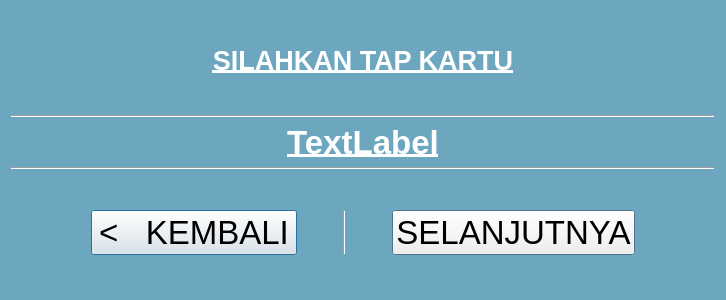
<?xml version="1.0" encoding="UTF-8"?>
<ui version="4.0">
 <class>DialogCardReader</class>
 <widget class="QDialog" name="DialogCardReader">
  <property name="geometry">
   <rect>
    <x>0</x>
    <y>0</y>
    <width>726</width>
    <height>300</height>
   </rect>
  </property>
  <property name="palette">
   <palette>
    <active>
     <colorrole role="WindowText">
      <brush brushstyle="SolidPattern">
       <color alpha="255">
        <red>255</red>
        <green>255</green>
        <blue>255</blue>
       </color>
      </brush>
     </colorrole>
     <colorrole role="Text">
      <brush brushstyle="SolidPattern">
       <color alpha="255">
        <red>255</red>
        <green>255</green>
        <blue>255</blue>
       </color>
      </brush>
     </colorrole>
     <colorrole role="Base">
      <brush brushstyle="SolidPattern">
       <color alpha="255">
        <red>255</red>
        <green>255</green>
        <blue>255</blue>
       </color>
      </brush>
     </colorrole>
     <colorrole role="Window">
      <brush brushstyle="SolidPattern">
       <color alpha="255">
        <red>108</red>
        <green>167</green>
        <blue>191</blue>
       </color>
      </brush>
     </colorrole>
    </active>
    <inactive>
     <colorrole role="WindowText">
      <brush brushstyle="SolidPattern">
       <color alpha="255">
        <red>255</red>
        <green>255</green>
        <blue>255</blue>
       </color>
      </brush>
     </colorrole>
     <colorrole role="Text">
      <brush brushstyle="SolidPattern">
       <color alpha="255">
        <red>255</red>
        <green>255</green>
        <blue>255</blue>
       </color>
      </brush>
     </colorrole>
     <colorrole role="Base">
      <brush brushstyle="SolidPattern">
       <color alpha="255">
        <red>255</red>
        <green>255</green>
        <blue>255</blue>
       </color>
      </brush>
     </colorrole>
     <colorrole role="Window">
      <brush brushstyle="SolidPattern">
       <color alpha="255">
        <red>108</red>
        <green>167</green>
        <blue>191</blue>
       </color>
      </brush>
     </colorrole>
    </inactive>
    <disabled>
     <colorrole role="WindowText">
      <brush brushstyle="SolidPattern">
       <color alpha="255">
        <red>120</red>
        <green>120</green>
        <blue>120</blue>
       </color>
      </brush>
     </colorrole>
     <colorrole role="Text">
      <brush brushstyle="SolidPattern">
       <color alpha="255">
        <red>120</red>
        <green>120</green>
        <blue>120</blue>
       </color>
      </brush>
     </colorrole>
     <colorrole role="Base">
      <brush brushstyle="SolidPattern">
       <color alpha="255">
        <red>108</red>
        <green>167</green>
        <blue>191</blue>
       </color>
      </brush>
     </colorrole>
     <colorrole role="Window">
      <brush brushstyle="SolidPattern">
       <color alpha="255">
        <red>108</red>
        <green>167</green>
        <blue>191</blue>
       </color>
      </brush>
     </colorrole>
    </disabled>
   </palette>
  </property>
  <property name="windowTitle">
   <string>Dialog</string>
  </property>
  <layout class="QVBoxLayout" name="verticalLayout">
   <item>
    <spacer name="verticalSpacer">
     <property name="orientation">
      <enum>Qt::Vertical</enum>
     </property>
     <property name="sizeType">
      <enum>QSizePolicy::Maximum</enum>
     </property>
     <property name="sizeHint" stdset="0">
      <size>
       <width>20</width>
       <height>40</height>
      </size>
     </property>
    </spacer>
   </item>
   <item>
    <widget class="QLabel" name="image_label">
     <property name="sizePolicy">
      <sizepolicy hsizetype="Preferred" vsizetype="Fixed">
       <horstretch>0</horstretch>
       <verstretch>0</verstretch>
      </sizepolicy>
     </property>
     <property name="font">
      <font>
       <pointsize>20</pointsize>
       <weight>75</weight>
       <bold>true</bold>
       <underline>true</underline>
      </font>
     </property>
     <property name="text">
      <string>SILAHKAN TAP KARTU</string>
     </property>
     <property name="alignment">
      <set>Qt::AlignCenter</set>
     </property>
    </widget>
   </item>
   <item>
    <spacer name="verticalSpacer_2">
     <property name="orientation">
      <enum>Qt::Vertical</enum>
     </property>
     <property name="sizeType">
      <enum>QSizePolicy::Maximum</enum>
     </property>
     <property name="sizeHint" stdset="0">
      <size>
       <width>20</width>
       <height>40</height>
      </size>
     </property>
    </spacer>
   </item>
   <item>
    <widget class="Line" name="line">
     <property name="orientation">
      <enum>Qt::Horizontal</enum>
     </property>
    </widget>
   </item>
   <item>
    <widget class="QLabel" name="labelPicture">
     <property name="font">
      <font>
       <pointsize>25</pointsize>
       <weight>75</weight>
       <bold>true</bold>
       <underline>true</underline>
      </font>
     </property>
     <property name="text">
      <string>TextLabel</string>
     </property>
     <property name="alignment">
      <set>Qt::AlignCenter</set>
     </property>
    </widget>
   </item>
   <item>
    <widget class="Line" name="line_2">
     <property name="orientation">
      <enum>Qt::Horizontal</enum>
     </property>
    </widget>
   </item>
   <item>
    <spacer name="verticalSpacer_4">
     <property name="orientation">
      <enum>Qt::Vertical</enum>
     </property>
     <property name="sizeType">
      <enum>QSizePolicy::Maximum</enum>
     </property>
     <property name="sizeHint" stdset="0">
      <size>
       <width>20</width>
       <height>40</height>
      </size>
     </property>
    </spacer>
   </item>
   <item>
    <layout class="QHBoxLayout" name="horizontalLayout">
     <property name="sizeConstraint">
      <enum>QLayout::SetDefaultConstraint</enum>
     </property>
     <item>
      <spacer name="horizontalSpacer_4">
       <property name="orientation">
        <enum>Qt::Horizontal</enum>
       </property>
       <property name="sizeType">
        <enum>QSizePolicy::Minimum</enum>
       </property>
       <property name="sizeHint" stdset="0">
        <size>
         <width>40</width>
         <height>20</height>
        </size>
       </property>
      </spacer>
     </item>
     <item>
      <spacer name="horizontalSpacer_5">
       <property name="orientation">
        <enum>Qt::Horizontal</enum>
       </property>
       <property name="sizeType">
        <enum>QSizePolicy::Minimum</enum>
       </property>
       <property name="sizeHint" stdset="0">
        <size>
         <width>40</width>
         <height>20</height>
        </size>
       </property>
      </spacer>
     </item>
     <item>
      <widget class="QPushButton" name="backButton">
       <property name="sizePolicy">
        <sizepolicy hsizetype="Preferred" vsizetype="Fixed">
         <horstretch>0</horstretch>
         <verstretch>0</verstretch>
        </sizepolicy>
       </property>
       <property name="font">
        <font>
         <pointsize>25</pointsize>
        </font>
       </property>
       <property name="layoutDirection">
        <enum>Qt::LeftToRight</enum>
       </property>
       <property name="text">
        <string>&lt;   KEMBALI</string>
       </property>
       <property name="autoRepeatInterval">
        <number>100</number>
       </property>
       <property name="autoDefault">
        <bool>true</bool>
       </property>
      </widget>
     </item>
     <item>
      <spacer name="horizontalSpacer">
       <property name="orientation">
        <enum>Qt::Horizontal</enum>
       </property>
       <property name="sizeType">
        <enum>QSizePolicy::Minimum</enum>
       </property>
       <property name="sizeHint" stdset="0">
        <size>
         <width>40</width>
         <height>20</height>
        </size>
       </property>
      </spacer>
     </item>
     <item>
      <widget class="Line" name="line_3">
       <property name="orientation">
        <enum>Qt::Vertical</enum>
       </property>
      </widget>
     </item>
     <item>
      <spacer name="horizontalSpacer_2">
       <property name="orientation">
        <enum>Qt::Horizontal</enum>
       </property>
       <property name="sizeType">
        <enum>QSizePolicy::Minimum</enum>
       </property>
       <property name="sizeHint" stdset="0">
        <size>
         <width>40</width>
         <height>20</height>
        </size>
       </property>
      </spacer>
     </item>
     <item>
      <widget class="QPushButton" name="nextButton">
       <property name="sizePolicy">
        <sizepolicy hsizetype="Preferred" vsizetype="Fixed">
         <horstretch>0</horstretch>
         <verstretch>0</verstretch>
        </sizepolicy>
       </property>
       <property name="font">
        <font>
         <pointsize>25</pointsize>
        </font>
       </property>
       <property name="text">
        <string>SELANJUTNYA</string>
       </property>
      </widget>
     </item>
     <item>
      <spacer name="horizontalSpacer_6">
       <property name="orientation">
        <enum>Qt::Horizontal</enum>
       </property>
       <property name="sizeType">
        <enum>QSizePolicy::Minimum</enum>
       </property>
       <property name="sizeHint" stdset="0">
        <size>
         <width>40</width>
         <height>20</height>
        </size>
       </property>
      </spacer>
     </item>
     <item>
      <spacer name="horizontalSpacer_3">
       <property name="orientation">
        <enum>Qt::Horizontal</enum>
       </property>
       <property name="sizeType">
        <enum>QSizePolicy::Minimum</enum>
       </property>
       <property name="sizeHint" stdset="0">
        <size>
         <width>40</width>
         <height>20</height>
        </size>
       </property>
      </spacer>
     </item>
    </layout>
   </item>
   <item>
    <spacer name="verticalSpacer_3">
     <property name="orientation">
      <enum>Qt::Vertical</enum>
     </property>
     <property name="sizeType">
      <enum>QSizePolicy::Maximum</enum>
     </property>
     <property name="sizeHint" stdset="0">
      <size>
       <width>20</width>
       <height>40</height>
      </size>
     </property>
    </spacer>
   </item>
  </layout>
 </widget>
 <resources/>
 <connections>
  <connection>
   <sender>backButton</sender>
   <signal>clicked()</signal>
   <receiver>DialogCardReader</receiver>
   <slot>close()</slot>
   <hints>
    <hint type="sourcelabel">
     <x>63</x>
     <y>277</y>
    </hint>
    <hint type="destinationlabel">
     <x>133</x>
     <y>276</y>
    </hint>
   </hints>
  </connection>
 </connections>
</ui>
